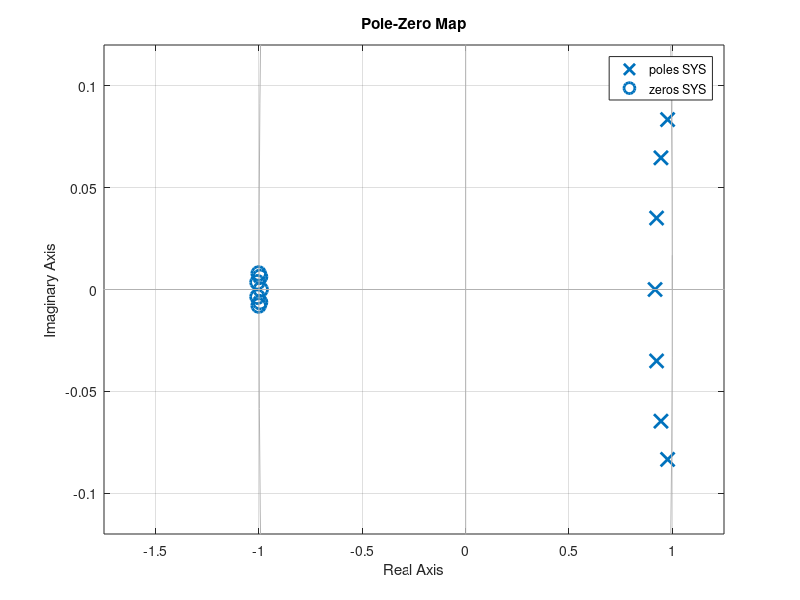

Here is the MATLAB script that generated this plot: (Note: this script raises an error after producing the figure.)
% a = 3

Fs = 720;

% Finding order and Natural frequency
[N,wn] = buttord(10*2/Fs,20*2/Fs,3,40);
% finding the numerator and denominator coefficients of transfer function
[B,A] = butter(N,wn);
% finding the TF 
SYS = tf(B,A,1/Fs);

% plotting poles and zeroes
figure();
pzmap(SYS);

% plotting bode
figure();
h = bodeplot(SYS);
setoptions(h,'FreqUnits','Hz');
title('Bode of Butterworth');

